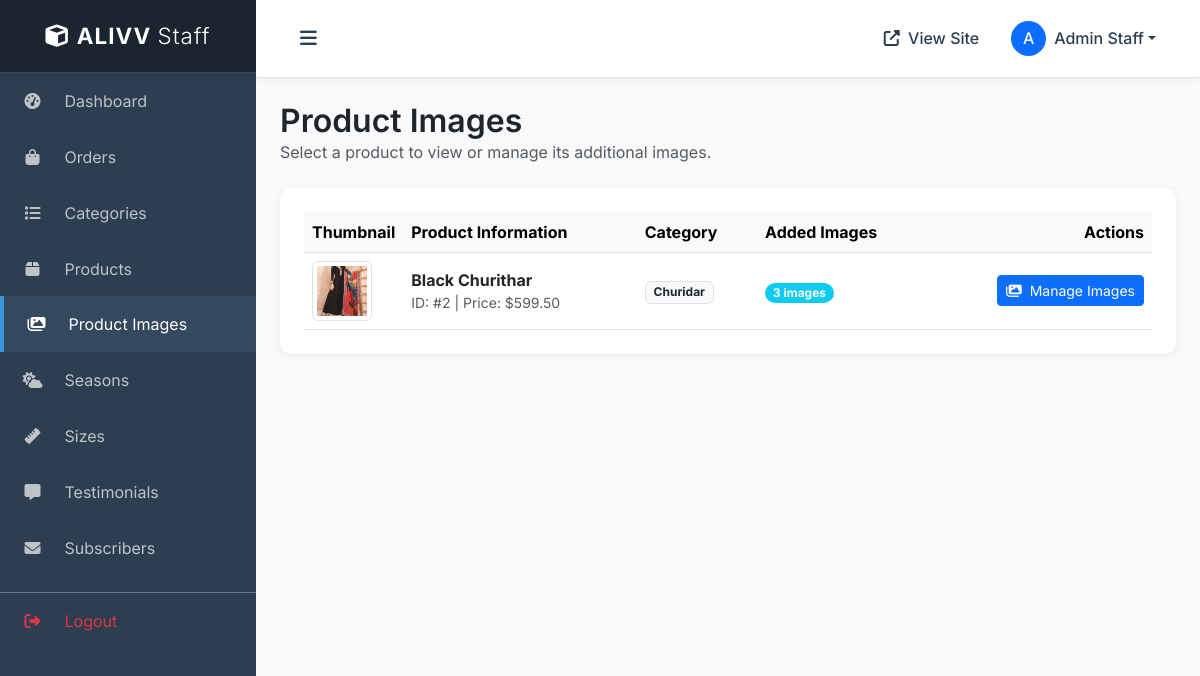
The app's page /employee/product-images/ (signed in) with its own data.
### website/models.py (models this page shows, shortened)
class Staff(models.Model):
    name = models.CharField(max_length=100)
    email = models.EmailField(unique=True)
    phone = models.CharField(max_length=20)
    password = models.CharField(max_length=255)  # hashed
    is_active = models.BooleanField(default=True)
    created_at = models.DateTimeField(auto_now_add=True)

class Product(models.Model):
    name        = models.CharField(max_length=100)
    price       = models.DecimalField(default=0, decimal_places=2, max_digits=6)
    category    = models.ForeignKey(Category, on_delete=models.CASCADE, default=1)
    sizes       = models.ManyToManyField(Size, blank=True)
    description = models.CharField(max_length=300, default='', blank=True, null=True)
    image       = models.ImageField(
        upload_to=product_image_path,
        help_text="Please upload an image for the product in 360*380 resolution.")
    is_sale     = models.BooleanField(default=False)
    sale_price  = models.DecimalField(default=0, decimal_places=2, max_digits=6)
    is_top_product = models.BooleanField(default=False, help_text="Mark as Top Product (max 6)")
    priority = models.PositiveIntegerField(
        default=0,
        help_text="Use numbers 1 to 6 for top product priority. Leave 0 if not top."
    )

class Category(models.Model):
    name = models.CharField(max_length=50)
    image = models.ImageField(
        upload_to=category_image_path,
        default='default/category_default.jpg',
        help_text="Please upload an image for the category in 520*435 resolution."
    )
    is_top_category = models.BooleanField(default=False, help_text="Select this to mark as a Top Category")
    priority = models.PositiveIntegerField(
        default=0,
        help_text="Use 1, 2, or 3 to define order for top categories. Leave as 0 if not a top category."
    )

### employee/views.py (the view)
# urls.py: path('product-images/', views.staff_all_product_images, name='staff_all_product_images'),
@staff_login_required
def staff_all_product_images(request):
    try:
        staff = Staff.objects.get(id=request.session['staff_id'])
    except Staff.DoesNotExist:
        return redirect('staff_login')
    products = Product.objects.all().order_by('-id').prefetch_related('images')
    return render(request, 'employee/all_product_images.html', {
        'products': products,
        'staff': staff
    })

### employee/views.py (called while the page is built)
def staff_login_required(view_func):
    @wraps(view_func)
    def _wrapped_view(request, *args, **kwargs):
        if 'staff_id' not in request.session:
            messages.warning(request, "Restricted access. Please login.")
            return redirect('staff_login')
        return view_func(request, *args, **kwargs)
    return _wrapped_view

### employee/templates/employee/all_product_images.html (shortened to what this page needs)
{% extends 'employee/employee_base.html' %}
{% block content %}
<div class="row mb-4 align-items-center">
    <div class="col-md-6">
        <h2 class="mb-0 text-dark" style="font-weight: 600;">Product Images</h2>
        <p class="text-muted mb-0">Select a product to view or manage its additional images.</p>
    </div>
</div>
<div class="card content-card">
    <div class="table-responsive">
        <table class="table table-hover align-middle mb-0">
            <thead class="table-light">
                <tr>
                    <th scope="col" style="width: 80px;">Thumbnail</th>
                    <th scope="col">Product Information</th>
                    <th scope="col">Category</th>
                    <th scope="col">Added Images</th>
                    <th scope="col" class="text-end">Actions</th>
                </tr>
            </thead>
            <tbody>
                {% for product in products %}
                <tr>
                    <td>
                        {% if product.image %}
                        <img src="{{ product.image.url }}" alt="{{ product.name }}" class="img-thumbnail"
                            style="width: 60px; height: 60px; object-fit: cover;">
                        {% else %}
                        <div class="bg-secondary text-white d-flex align-items-center justify-content-center rounded"
                            style="width: 60px; height: 60px;">
                            <i class="fas fa-image"></i>
                        </div>
                        {% endif %}
                    </td>
                    <td>
                        <div class="fw-bold">{{ product.name }}</div>
                        <div class="text-muted small">ID: #{{ product.id }} | Price: ${{ product.price }}</div>
                    </td>
                    <td>
                        <span class="badge bg-light text-dark border">{{ product.category.name }}</span>
                    </td>
                    <td>
                        <span
                            class="badge rounded-pill {% if product.images.count > 0 %}bg-info{% else %}bg-secondary{% endif %}">
                            {{ product.images.count }} image{{ product.images.count|pluralize }}
                        </span>
                    </td>
                    <td class="text-end">
                        <a href="{% url 'staff_product_images' product.id %}" class="btn btn-sm btn-primary">
                            <i class="fas fa-images me-1"></i> Manage Images
                        </a>
                    </td>
                </tr>
                {% endfor %}
            </tbody>
        </table>
    </div>
</div>
{% endblock %}

### employee/templates/employee/employee_base.html (shortened to what this page needs)
{% load static %}
<!DOCTYPE html>
<html lang="en">
<head>
    <link href="https://cdn.jsdelivr.net/npm/bootstrap@5.3.0/dist/css/bootstrap.min.css" rel="stylesheet">
    <link rel="stylesheet" href="https://cdnjs.cloudflare.com/ajax/libs/font-awesome/6.4.0/css/all.min.css">
</head>
<body>
    <div class="d-flex" id="wrapper">
        <div id="sidebar-wrapper">
            <div class="sidebar-heading">
                <i class="fas fa-cube me-2"></i>ALIVV <span style="font-weight:300;">Staff</span>
            </div>
            <div class="list-group list-group-flush">
                <a href="{% url 'staff_dashboard' %}"
                    class="list-group-item list-group-item-action {% if request.resolver_match.url_name == 'staff_dashboard' %}active{% endif %}">
                    <i class="fas fa-tachometer-alt"></i> Dashboard
                </a>
                <a href="{% url 'staff_orders' %}"
                    class="list-group-item list-group-item-action {% if request.resolver_match.url_name == 'staff_orders' %}active{% endif %}">
                    <i class="fas fa-shopping-bag"></i> Orders
                </a>
                <a href="{% url 'staff_categories' %}"
                    class="list-group-item list-group-item-action {% if request.resolver_match.url_name == 'staff_categories' %}active{% endif %}">
                    <i class="fas fa-list"></i> Categories
                </a>
                <a href="{% url 'staff_products' %}"
                    class="list-group-item list-group-item-action {% if request.resolver_match.url_name == 'staff_products' %}active{% endif %}">
                    <i class="fas fa-box"></i> Products
                </a>
                <a href="{% url 'staff_all_product_images' %}"
                    class="list-group-item list-group-item-action {% if request.resolver_match.url_name == 'staff_all_product_images' or request.resolver_match.url_name == 'staff_product_images' %}active{% endif %}">
                    <i class="fas fa-images"></i> Product Images
                </a>
                <a href="{% url 'staff_seasons' %}"
                    class="list-group-item list-group-item-action {% if request.resolver_match.url_name == 'staff_seasons' %}active{% endif %}">
                    <i class="fas fa-cloud-sun"></i> Seasons
                </a>
                <a href="{% url 'staff_sizes' %}"
                    class="list-group-item list-group-item-action {% if request.resolver_match.url_name == 'staff_sizes' %}active{% endif %}">
                    <i class="fas fa-ruler"></i> Sizes
                </a>
                <a href="{% url 'staff_testimonials' %}"
                    class="list-group-item list-group-item-action {% if request.resolver_match.url_name == 'staff_testimonials' %}active{% endif %}">
                    <i class="fas fa-comment-alt"></i> Testimonials
                </a>
                <a href="{% url 'staff_subscribers' %}"
                    class="list-group-item list-group-item-action {% if request.resolver_match.url_name == 'staff_subscribers' %}active{% endif %}">
                    <i class="fas fa-envelope"></i> Subscribers
                </a>
                <a href="{% url 'staff_logout' %}"
                    class="list-group-item list-group-item-action text-danger mt-3 border-top border-secondary">
                    <i class="fas fa-sign-out-alt"></i> Logout
                </a>
            </div>
        </div>
        <div id="page-content-wrapper">
            <nav class="navbar navbar-expand-lg navbar-light border-bottom sticky-top">
                <div class="container-fluid">
                    <button class="btn-toggle-sidebar" id="sidebarToggle">
                        <i class="fas fa-bars"></i>
                    </button>
                    <div class="collapse navbar-collapse" id="navbarSupportedContent">
                        <ul class="navbar-nav ms-auto mt-2 mt-lg-0 align-items-center">
                            <li class="nav-item">
                                <a class="nav-link" href="{% url 'home' %}" target="_blank">
                                    <i class="fas fa-external-link-alt me-1"></i> View Site
                                </a>
                            </li>
                            <li class="nav-item dropdown ms-3">
                                <a class="nav-link dropdown-toggle d-flex align-items-center" href="#"
                                    id="navbarDropdown" role="button" data-bs-toggle="dropdown" aria-haspopup="true"
                                    aria-expanded="false">
                                    <div class="bg-primary text-white rounded-circle d-flex align-items-center justify-content-center me-2"
                                        style="width: 35px; height: 35px;">
                                        {{ staff.name.0|upper }}
                                    </div>
                                    <span class="d-none d-sm-inline">{{ staff.name }}</span>
                                </a>
                            </li>
                        </ul>
                    </div>
                </div>
            </nav>
            <div class="container-fluid px-4 py-4">
                {% block content %}
                {% endblock %}
            </div>
        </div>
    </div>
</body>
</html>

### employee/templates/employee/employee_base.html (style rules this page uses)
body { font-family: 'Inter', sans-serif; background-color: #f8f9fa; overflow-x: hidden; }
#sidebar-wrapper { min-height: 100vh; margin-left: -16rem; transition: margin .25s ease-out; background-color: #2c3e50; color: #fff; position: fixed; z-index: 1000; width: 16rem; top: 0; left: 0; bottom: 0; }
#sidebar-wrapper .sidebar-heading { padding: 1.2rem 1.25rem; font-size: 1.4rem; font-weight: bold; text-align: center; background-color: #1a252f; color: #fff; border-bottom: 1px solid #34495e; letter-spacing: 1px; }
#sidebar-wrapper .list-group { width: 16rem; }
.list-group-item { background-color: transparent; color: #bdc3c7; border: none; padding: 1rem 1.25rem; transition: all 0.3s; border-left: 4px solid transparent; }
.list-group-item:hover, .list-group-item.active { background-color: #34495e; color: #fff; text-decoration: none; border-left: 4px solid #3498db; }
.list-group-item i { width: 25px; text-align: center; margin-right: 15px; }
#page-content-wrapper { width: 100%; transition: margin .25s ease-out; margin-left: 0; }
@media (min-width: 768px) { #sidebar-wrapper { margin-left: 0; } }
@media (min-width: 768px) { #page-content-wrapper { margin-left: 16rem; width: calc(100% - 16rem); } }
.navbar { background-color: #fff; box-shadow: 0 2px 5px rgba(0, 0, 0, 0.05); padding: 0.8rem 1.5rem; }
.navbar-light .navbar-nav .nav-link { color: #2c3e50; font-weight: 500; }
.btn-toggle-sidebar { color: #2c3e50; font-size: 1.2rem; background: transparent; border: none; padding: 0.25rem 0.5rem; }
.content-card { background: #fff; border-radius: 12px; box-shadow: 0 2px 10px rgba(0, 0, 0, 0.05); padding: 1.5rem; margin-bottom: 2rem; border: none; }

### records on screen
Staff: name.0 "A", name "Admin Staff"
Product: image (picture), name "Black Churithar", id "2", price "599.50", category.name "Churidar", images.count "3"
